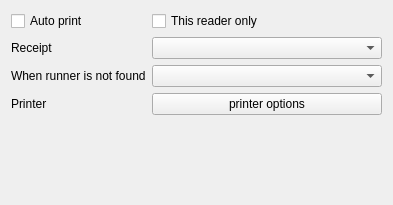
<?xml version="1.0" encoding="UTF-8"?>
<ui version="4.0">
 <class>Receipts::ReceiptsSettingsPage</class>
 <widget class="QWidget" name="Receipts::ReceiptsSettingsPage">
  <property name="geometry">
   <rect>
    <x>0</x>
    <y>0</y>
    <width>393</width>
    <height>205</height>
   </rect>
  </property>
  <property name="windowTitle">
   <string>CuteCom</string>
  </property>
  <layout class="QFormLayout" name="formLayout">
   <item row="0" column="0">
    <widget class="QCheckBox" name="chkAutoPrint">
     <property name="toolTip">
      <string>Print receipt automatically, when SI card is read.</string>
     </property>
     <property name="text">
      <string>Auto print</string>
     </property>
    </widget>
   </item>
   <item row="4" column="0">
    <spacer name="verticalSpacer">
     <property name="orientation">
      <enum>Qt::Vertical</enum>
     </property>
     <property name="sizeHint" stdset="0">
      <size>
       <width>20</width>
       <height>40</height>
      </size>
     </property>
    </spacer>
   </item>
   <item row="0" column="1">
    <widget class="QCheckBox" name="chkThisReaderOnly">
     <property name="toolTip">
      <string>Print receipts only for reader used by this application.</string>
     </property>
     <property name="text">
      <string>This reader only</string>
     </property>
    </widget>
   </item>
   <item row="2" column="0">
    <widget class="QLabel" name="label">
     <property name="text">
      <string>When runner is not found</string>
     </property>
    </widget>
   </item>
   <item row="2" column="1">
    <widget class="QComboBox" name="cbxWhenRunnerNotFound"/>
   </item>
   <item row="1" column="0">
    <widget class="QLabel" name="label_2">
     <property name="text">
      <string>Receipt</string>
     </property>
    </widget>
   </item>
   <item row="1" column="1">
    <widget class="QComboBox" name="cbxReceipt"/>
   </item>
   <item row="3" column="0">
    <widget class="QLabel" name="label_3">
     <property name="text">
      <string>Printer</string>
     </property>
    </widget>
   </item>
   <item row="3" column="1">
    <widget class="QPushButton" name="btPrinterOptions">
     <property name="text">
      <string>printer options</string>
     </property>
    </widget>
   </item>
  </layout>
 </widget>
 <layoutdefault spacing="6" margin="11"/>
 <tabstops>
  <tabstop>chkAutoPrint</tabstop>
  <tabstop>chkThisReaderOnly</tabstop>
  <tabstop>cbxReceipt</tabstop>
  <tabstop>cbxWhenRunnerNotFound</tabstop>
  <tabstop>btPrinterOptions</tabstop>
 </tabstops>
 <resources/>
 <connections/>
</ui>
